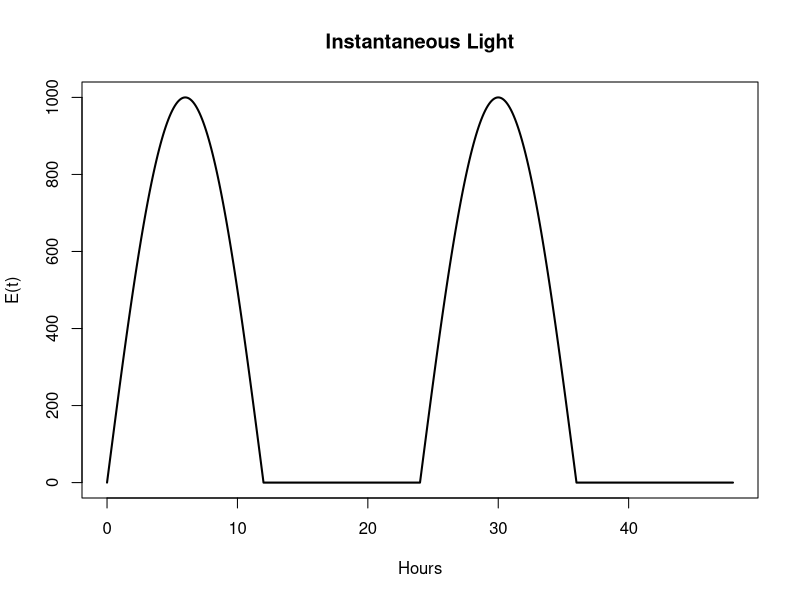
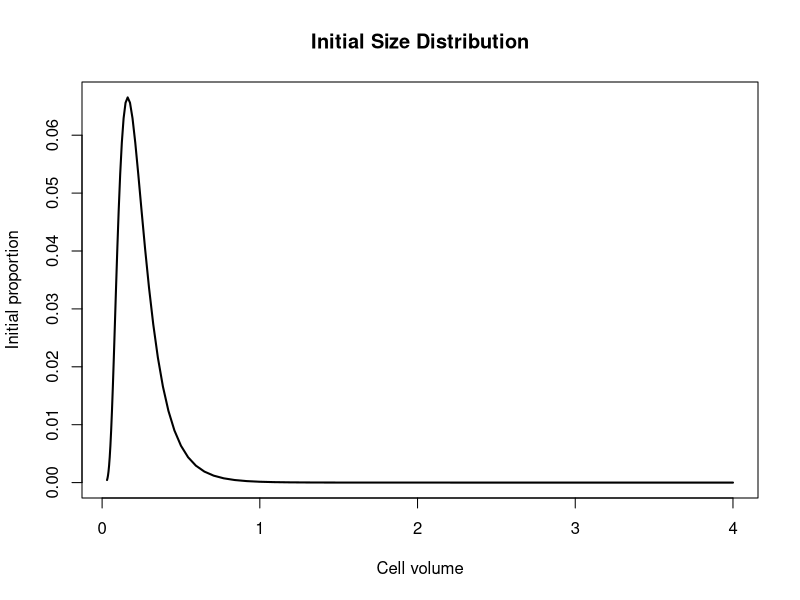
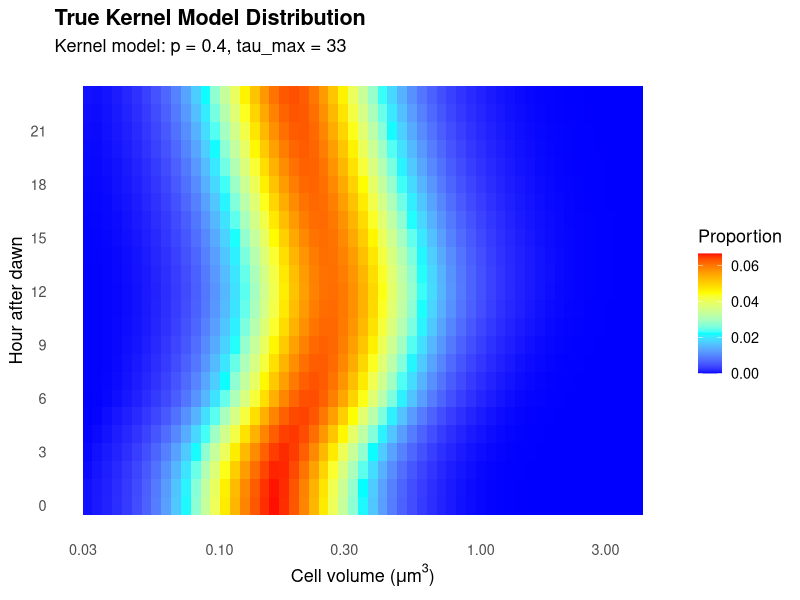
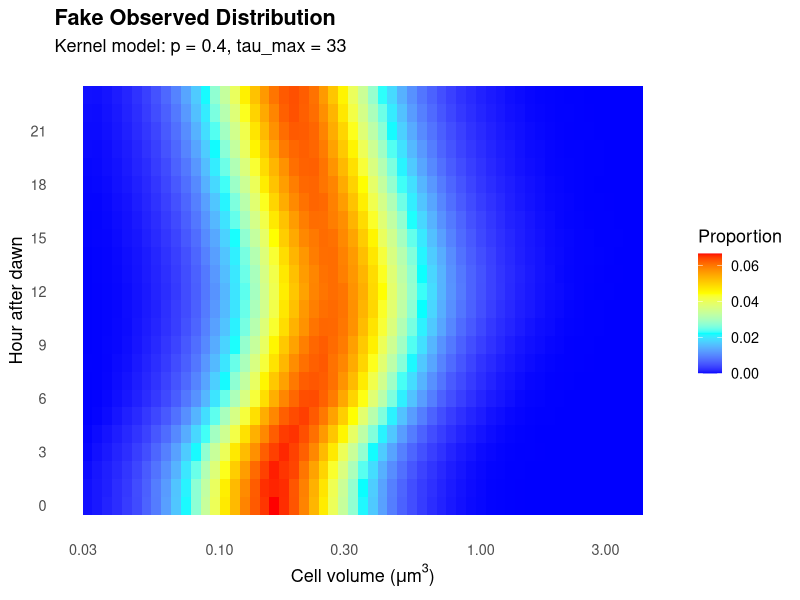
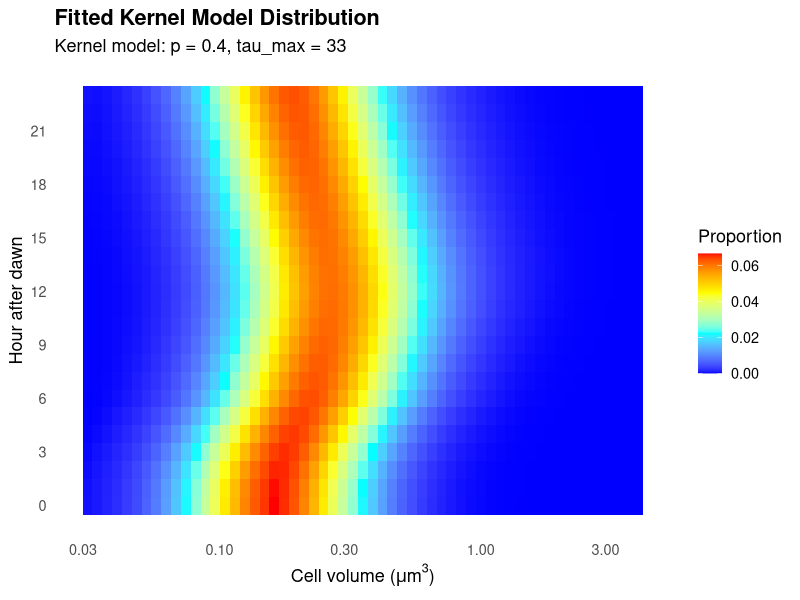

The R source for these figures, in order:
## ---- chunk 1
rm(list = ls())

library(reshape2)
library(ggplot2)


############################################################
# MODEL SETTINGS
############################################################

m <- 57
hours <- 24

v_min <- 2^(-5)
delta_v <- 0.125

size_index <- 1:m

v_i <- v_min * 2^((size_index - 1) * delta_v)


############################################################
# TRUE PARAMETERS
############################################################

gamma_max_true <- 0.20
delta_max_true <- 0.03
E_star_true <- 500
a_true <- 2
b_true <- 2

# Kernel memory-decay parameter
p_true <- 0.40

# tau_max is fixed, not estimated
tau_max <- 33

true_params <- c(
  gamma_max = gamma_max_true,
  delta_max = delta_max_true,
  E_star = E_star_true,
  a = a_true,
  b = b_true,
  p = p_true
)


############################################################
# PERIODIC LIGHT FUNCTION
############################################################

E_t <- function(t) {
  
  # Keeps time within a repeating 24-hour cycle
  t_mod <- t %% 24
  
  E <- 1000 * max(
    0,
    sin(2 * pi * t_mod / 24)
  )
  
  return(E)
}


# Plot instantaneous light

time_grid <- seq(0, 48, by = 0.1)

light_values <- sapply(
  time_grid,
  E_t
)

plot(
  time_grid,
  light_values,
  type = "l",
  lwd = 2,
  xlab = "Hours",
  ylab = "E(t)",
  main = "Instantaneous Light"
)


############################################################
# GEOMETRIC KERNEL WEIGHTS
############################################################

kernel_weights <- function(p, tau_max) {
  
  # Prevent p from becoming exactly 0 or 1
  p <- min(
    max(p, 1e-8),
    1 - 1e-8
  )
  
  tau_values <- 0:tau_max
  
  weights <- p * (1 - p)^tau_values
  
  # Normalize so all weights add to 1
  weights <- weights / sum(weights)
  
  return(weights)
}


############################################################
# EFFECTIVE LIGHT CHI(t)
############################################################

E_kernel <- function(t, p, tau_max) {
  
  tau_values <- 0:tau_max
  
  weights <- kernel_weights(
    p = p,
    tau_max = tau_max
  )
  
  light_values <- sapply(
    tau_values,
    function(tau) {
      E_t(t - tau)
    }
  )
  
  chi <- sum(
    weights * light_values
  )
  
  return(chi)
}


############################################################
# KERNEL-DEPENDENT GROWTH FUNCTION
############################################################

gamma_t <- function(
    t,
    gamma_max,
    E_star,
    p,
    tau_max
) {
  
  chi_t <- E_kernel(
    t = t,
    p = p,
    tau_max = tau_max
  )
  
  gamma <- gamma_max *
    (1 - exp(-chi_t / E_star))
  
  return(gamma)
}


############################################################
# DIVISION FUNCTION
############################################################

delta_i_t <- function(t, delta_max, a, b) {
  
  # Division begins at hour 6
  if (t < 6) {
    return(rep(0, m))
  }
  
  delta_i <- delta_max *
    ((a * v_i)^b /
       (1 + (a * v_i)^b))
  
  return(delta_i)
}


############################################################
# MATRIX A(t)
############################################################

matrix_A <- function(
    t,
    gamma_max,
    delta_max,
    E_star,
    a,
    b,
    p,
    tau_max
) {
  
  A <- matrix(
    0,
    nrow = m,
    ncol = m
  )
  
  # Growth depends on kernel-weighted light
  gamma <- gamma_t(
    t = t,
    gamma_max = gamma_max,
    E_star = E_star,
    p = p,
    tau_max = tau_max
  )
  
  delta_i <- delta_i_t(
    t = t,
    delta_max = delta_max,
    a = a,
    b = b
  )
  
  # Number of size classes corresponding to doubling
  j <- as.integer(
    1 + 1 / delta_v
  )
  
  
  ##########################################################
  # GROWTH
  ##########################################################
  
  # Cells move to the next larger size class
  
  for (i in 1:(m - 1)) {
    
    A[i + 1, i] <-
      A[i + 1, i] +
      gamma * (1 - delta_i[i])
  }
  
  
  # Largest cells stay in the largest class
  # if they grow without dividing
  
  A[m, m] <-
    A[m, m] +
    gamma * (1 - delta_i[m])
  
  
  ##########################################################
  # DIVISION
  ##########################################################
  
  # Small cells that divide produce daughters in class 1
  
  for (i in 2:(j - 1)) {
    
    A[1, i] <-
      A[1, i] +
      2 * delta_i[i]
  }
  
  
  # Larger cells produce daughters approximately
  # half the parent's volume
  
  for (i in j:m) {
    
    smaller_class <- i + 1 - j
    
    A[smaller_class, i] <-
      A[smaller_class, i] +
      2 * delta_i[i]
  }
  
  
  ##########################################################
  # STASIS
  ##########################################################
  
  # Class 1 includes cells that stay and daughters
  # produced by division of class-1 cells
  
  A[1, 1] <-
    A[1, 1] +
    ((1 - gamma) * (1 - delta_i[1])) +
    2 * delta_i[1]
  
  
  for (i in 2:(m - 1)) {
    
    A[i, i] <-
      A[i, i] +
      (1 - gamma) * (1 - delta_i[i])
  }
  
  
  # Largest size class
  
  A[m, m] <-
    A[m, m] +
    (1 - gamma) * (1 - delta_i[m])
  
  
  return(A)
}


############################################################
# MATRIX B(t)
#
# One hour consists of six ten-minute A matrices
############################################################

matrix_B <- function(
    t,
    gamma_max,
    delta_max,
    E_star,
    a,
    b,
    p,
    tau_max,
    dt = 1 / 6
) {
  
  # Start with the 57 x 57 identity matrix
  B <- diag(m)
  
  n_steps <- as.integer(
    round(1 / dt)
  )
  
  for (k in 0:(n_steps - 1)) {
    
    time_now <- t + k * dt
    
    A_k <- matrix_A(
      t = time_now,
      gamma_max = gamma_max,
      delta_max = delta_max,
      E_star = E_star,
      a = a,
      b = b,
      p = p,
      tau_max = tau_max
    )
    
    # After the loop:
    # B = A_5 %*% A_4 %*% ... %*% A_0
    
    B <- A_k %*% B
  }
  
  return(B)
}


############################################################
# INITIAL SIZE DISTRIBUTION w(0)
############################################################

w0 <- dnorm(
  size_index,
  mean = 20,
  sd = 6
)

w0 <- w0 / sum(w0)

plot(
  v_i,
  w0,
  type = "l",
  lwd = 2,
  xlab = "Cell volume",
  ylab = "Initial proportion",
  main = "Initial Size Distribution"
)


############################################################
# TRUE KERNEL MODEL DISTRIBUTION
############################################################

W_true <- matrix(
  0,
  nrow = hours,
  ncol = m
)

# First row represents hour 0
W_true[1, ] <- w0

for (row in 1:(hours - 1)) {
  
  # Row 1 corresponds to time 0
  time_start <- row - 1
  
  B_t <- matrix_B(
    t = time_start,
    gamma_max = gamma_max_true,
    delta_max = delta_max_true,
    E_star = E_star_true,
    a = a_true,
    b = b_true,
    p = p_true,
    tau_max = tau_max
  )
  
  W_true[row + 1, ] <-
    B_t %*% W_true[row, ]
  
  W_true[row + 1, ] <-
    W_true[row + 1, ] /
    sum(W_true[row + 1, ])
}


# Every row should sum to approximately 1

print(rowSums(W_true))


############################################################
# CREATE FAKE OBSERVATIONS
############################################################

set.seed(123)

N <- 1000000

Counts <- matrix(
  0,
  nrow = hours,
  ncol = m
)

for (t in 1:hours) {
  
  Counts[t, ] <- rmultinom(
    n = 1,
    size = N,
    prob = W_true[t, ]
  )
}

W_obs <- Counts / rowSums(Counts)


############################################################
# MODEL FOR GUESSED PARAMETERS
############################################################

guess_model <- function(params, W) {
  
  # params =
  # c(gamma_max, delta_max, E_star, a, b, p)
  
  gamma_max <- params[1]
  delta_max <- params[2]
  E_star <- params[3]
  a <- params[4]
  b <- params[5]
  p <- params[6]
  
  W_pred <- matrix(
    0,
    nrow = hours,
    ncol = m
  )
  
  # Only the initial observed distribution is used
  W_pred[1, ] <- W[1, ]
  
  for (row in 1:(hours - 1)) {
    
    time_start <- row - 1
    
    B_t <- matrix_B(
      t = time_start,
      gamma_max = gamma_max,
      delta_max = delta_max,
      E_star = E_star,
      a = a,
      b = b,
      p = p,
      tau_max = tau_max
    )
    
    # Predict from the previous predicted distribution
    W_pred[row + 1, ] <-
      B_t %*% W_pred[row, ]
    
    W_pred[row + 1, ] <-
      W_pred[row + 1, ] /
      sum(W_pred[row + 1, ])
  }
  
  return(W_pred)
}


############################################################
# OBJECTIVE FUNCTION
############################################################

objective_function <- function(params, W) {
  
  gamma_max <- params[1]
  delta_max <- params[2]
  E_star <- params[3]
  a <- params[4]
  b <- params[5]
  p <- params[6]
  
  
  # Parameter checks
  
  if (
    gamma_max < 0 ||
    gamma_max > 0.5 ||
    delta_max < 0 ||
    delta_max > 0.15 ||
    E_star <= 0 ||
    a <= 0 ||
    b <= 0 ||
    p <= 0 ||
    p >= 1
  ) {
    return(1e10)
  }
  
  
  W_pred <- guess_model(
    params = params,
    W = W
  )
  
  
  # Difference between observed and predicted distributions
  
  error <- sum(
    (W - W_pred)^2
  )
  
  return(error)
}


############################################################
# FIT THE SIX PARAMETERS
############################################################

initial_guess <- c(
  gamma_max = 0.20,
  delta_max = 0.03,
  E_star = 500,
  a = 2,
  b = 2,
  p = 0.40
)

fit <- optim(
  par = initial_guess,
  fn = objective_function,
  W = W_obs,
  method = "L-BFGS-B",
  
  lower = c(
    gamma_max = 0.001,
    delta_max = 0.001,
    E_star = 100,
    a = 0.1,
    b = 0.1,
    p = 0.001
  ),
  
  upper = c(
    gamma_max = 0.5,
    delta_max = 0.15,
    E_star = 5000,
    a = 30,
    b = 10,
    p = 0.999
  ),
  
  control = list(
    maxit = 1000
  )
)


estimated_params <- fit$par


############################################################
# PARAMETER RESULTS
############################################################

results <- data.frame(
  Parameter = c(
    "gamma_max",
    "delta_max",
    "E_star",
    "a",
    "b",
    "p"
  ),
  
  True = c(
    gamma_max_true,
    delta_max_true,
    E_star_true,
    a_true,
    b_true,
    p_true
  ),
  
  Estimated = estimated_params
)

results$Percent_Error <- 100 *
  (results$Estimated - results$True) /
  results$True

print(results)

cat(
  "\nOptimization convergence:",
  fit$convergence,
  "\n"
)

cat(
  "Objective function value:",
  fit$value,
  "\n"
)


############################################################
# FITTED DISTRIBUTION
############################################################

W_fit <- guess_model(
  params = estimated_params,
  W = W_obs
)


############################################################
# HEATMAP FUNCTION
############################################################

plot_heatmap <- function(
    W,
    title_name,
    maximum_proportion
) {
  
  df <- melt(W)
  
  colnames(df) <- c(
    "Hour",
    "SizeClass",
    "Proportion"
  )
  
  # Matrix row 1 represents hour 0
  df$Hour <- df$Hour - 1
  
  # Convert size-class number into cell volume
  df$CellVolume <- v_i[df$SizeClass]
  
  ggplot(
    df,
    aes(
      x = CellVolume,
      y = Hour,
      fill = Proportion
    )
  ) +
    geom_tile() +
    
    scale_x_log10() +
    
    scale_y_continuous(
      breaks = seq(0, 23, by = 3)
    ) +
    
    scale_fill_gradientn(
      colors = c(
        "blue",
        "cyan",
        "yellow",
        "red"
      ),
      limits = c(0, maximum_proportion)
    ) +
    
    labs(
      title = title_name,
      subtitle = paste0(
        "Kernel model: p = ",
        round(p_true, 2),
        ", tau_max = ",
        tau_max
      ),
      x = expression(
        "Cell volume (" * mu * m^3 * ")"
      ),
      y = "Hour after dawn",
      fill = "Proportion"
    ) +
    
    theme_minimal(base_size = 13) +
    
    theme(
      panel.grid = element_blank(),
      plot.title = element_text(
        face = "bold"
      )
    )
}


############################################################
# PLOT THE THREE HEATMAPS
############################################################

# Same color scale for direct comparison

common_max <- max(
  W_true,
  W_obs,
  W_fit
)

p_true_plot <- plot_heatmap(
  W = W_true,
  title_name = "True Kernel Model Distribution",
  maximum_proportion = common_max
)

p_obs_plot <- plot_heatmap(
  W = W_obs,
  title_name = "Fake Observed Distribution",
  maximum_proportion = common_max
)

p_fit_plot <- plot_heatmap(
  W = W_fit,
  title_name = "Fitted Kernel Model Distribution",
  maximum_proportion = common_max
)

print(p_true_plot)
print(p_obs_plot)
print(p_fit_plot)
## ---- chunk 2
#| echo: false
2 * 2
